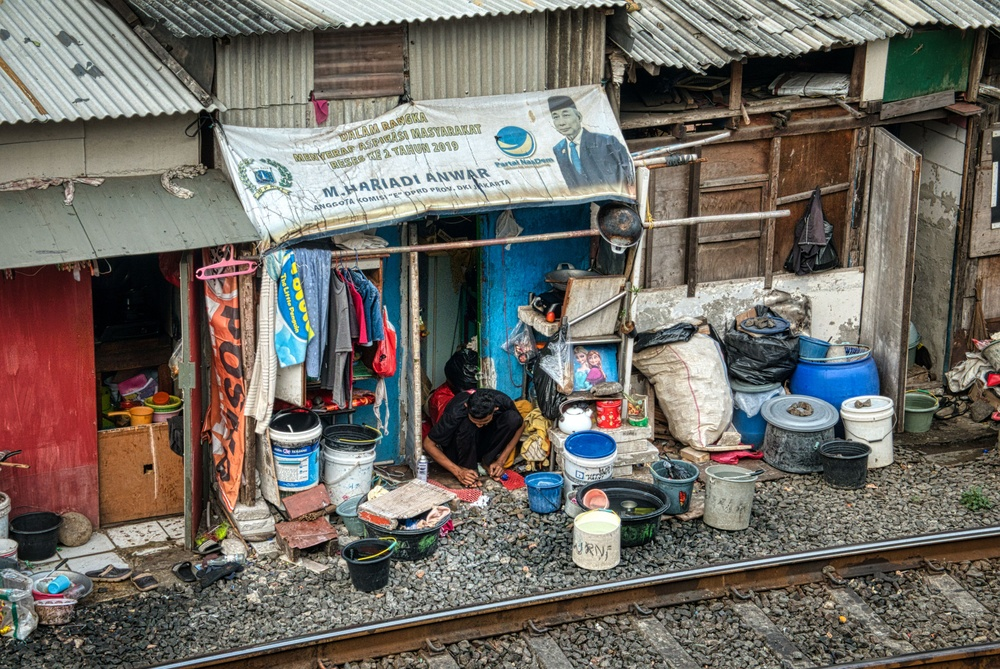
#> input picture AzzamFR/Project-DeepLearning/images/hero.jpg, 1000 x 669 px, shrunk from 5414 x 3624 before the run
$ python -i changeskincolor.py   (imports and definitions only)
#> lines starting #> are read from the running program, lines starting #| are printed output that depends on the picture; after the words box and inside, x2 and y2 are one past the last pixel; in counts of white or black regions, pixels touching at a corner belong together
#> further down, picture is the input picture: PIL image 1000x669 RGB; mean R, G, B 112.5, 108, 101.4
import gradio as gr
import numpy as np
import cv2
from PIL import Image

FIXED_OUTLINE_REDUCE = 15

def rgb_to_hex(rgb):
    r, g, b = [int(np.clip(v, 0, 255)) for v in rgb]
    return f"#{r:02X}{g:02X}{b:02X}"

# [12 lines left out: function hex_to_rgb, not called in this run]

def keep_largest_components(mask, min_area_ratio=0.0006, max_components=8):
    h, w = mask.shape[:2]
    min_area = max(150, int(h * w * min_area_ratio))

    num_labels, labels, stats, _ = cv2.connectedComponentsWithStats(
        (mask > 0).astype(np.uint8),
        8
    )

    components = []
    for i in range(1, num_labels):
        area = stats[i, cv2.CC_STAT_AREA]
        if area >= min_area:
            components.append((area, i))

    components.sort(reverse=True)

    out = np.zeros_like(mask, dtype=np.uint8)
    for _, i in components[:max_components]:
        out[labels == i] = 255

    return out

def build_person_mask(rgb):
    h, w = rgb.shape[:2]

    margin_x = max(5, int(w * 0.08))
    margin_y = max(5, int(h * 0.08))

    rect_x = margin_x
    rect_y = margin_y
    rect_w = max(1, w - 2 * margin_x)
    rect_h = max(1, h - 2 * margin_y)

    gc_mask = np.full((h, w), cv2.GC_BGD, dtype=np.uint8)
    bgd_model = np.zeros((1, 65), np.float64)
    fgd_model = np.zeros((1, 65), np.float64)

    try:
        cv2.grabCut(
            rgb,
            gc_mask,
            (rect_x, rect_y, rect_w, rect_h),
            bgd_model,
            fgd_model,
            5,
            cv2.GC_INIT_WITH_RECT
        )
        person = np.where(
            (gc_mask == cv2.GC_FGD) | (gc_mask == cv2.GC_PR_FGD),
            255,
            0
        ).astype(np.uint8)
    except cv2.error:
        person = np.zeros((h, w), dtype=np.uint8)
        person[rect_y:rect_y + rect_h, rect_x:rect_x + rect_w] = 255

    person = cv2.morphologyEx(person, cv2.MORPH_OPEN, np.ones((5, 5), np.uint8))
    person = cv2.morphologyEx(person, cv2.MORPH_CLOSE, np.ones((11, 11), np.uint8))
    person = keep_largest_components(person, min_area_ratio=0.01, max_components=1)
#> after the loop in keep_largest_components, `for _, i in components[:max_components]:`:
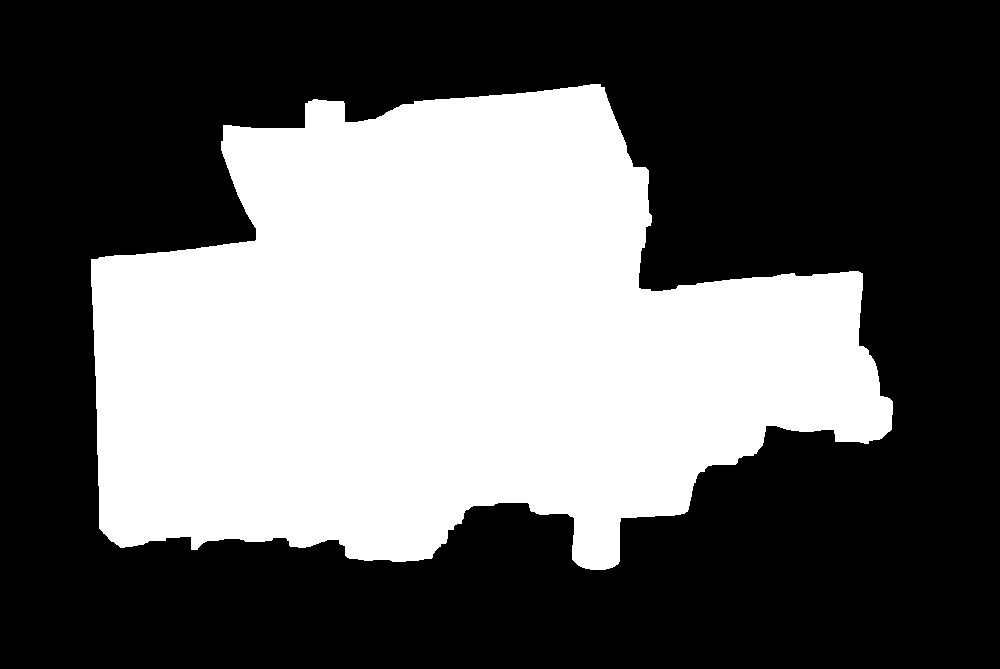
#> out: shape (669, 1000); 38.6% white; 1 white region, box (x1, y1, x2, y2) and area: (91, 84, 893, 570) 258195
    person = cv2.GaussianBlur(person, (0, 0), 3)
    person = (person > 20).astype(np.uint8) * 255

    return person

def build_initial_skin_mask(rgb):
    ycrcb = cv2.cvtColor(rgb, cv2.COLOR_RGB2YCrCb)
#> ycrcb: shape (669, 1000, 3); mean of channels 0, 1, 2 108.6, 130.8, 123.9
    hsv = cv2.cvtColor(rgb, cv2.COLOR_RGB2HSV)
#> hsv: shape (669, 1000, 3); mean H, S, V 47.1, 71, 121.6

    y, cr, cb = cv2.split(ycrcb)
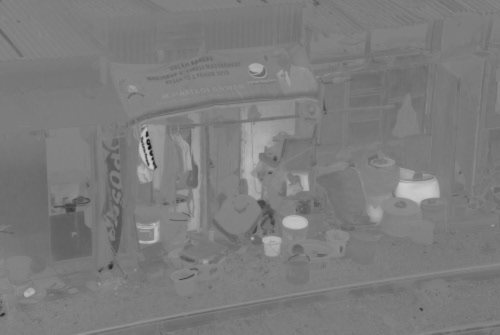
#> cb: shape (669, 1000) (shown at 1/2 size); min 11, max 204, mean 123.9
    h, s, v = cv2.split(hsv)
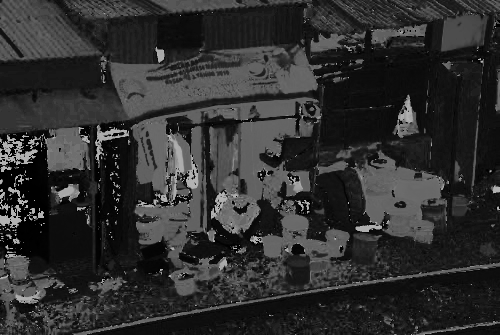
#> h: shape (669, 1000) (shown at 1/2 size); min 0, max 179, mean 47.1
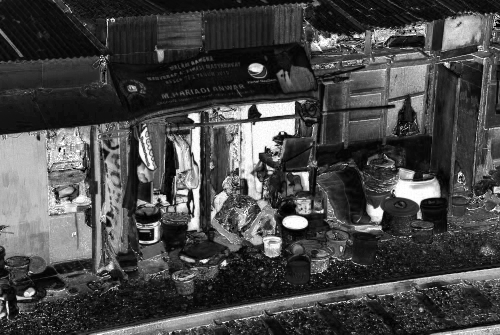
#> s: shape (669, 1000) (shown at 1/2 size); min 0, max 255, mean 71

    mask_ycrcb = (
        (cr >= 118) & (cr <= 200) &
        (cb >= 70) & (cb <= 155) &
        (y >= 35)
    )
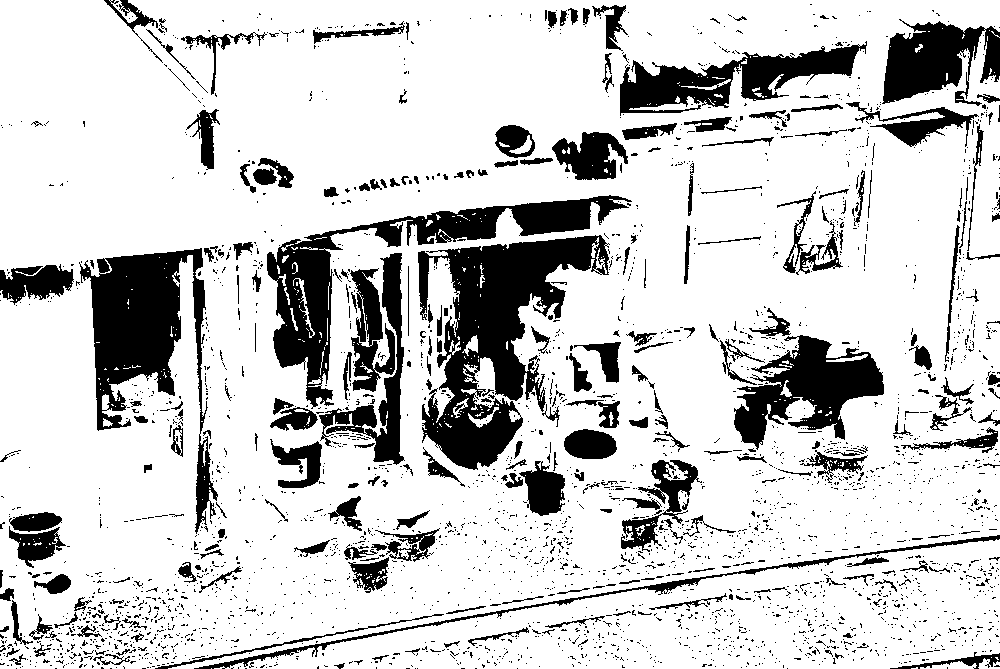
#> mask_ycrcb: shape (669, 1000) bool; 80.5% white; 3053 black regions (2771 under 20 px), largest, box (x1, y1, x2, y2) and area: (418, 235, 610, 470) 19166, (79, 248, 218, 534) 13551, (267, 195, 632, 409) 13017

    mask_hsv = (
        (h >= 0) & (h <= 50) &
        (s >= 18) & (s <= 190) &
        (v >= 35)
    )
#> mask_hsv: shape (669, 1000) bool; 51.5% white; 2895 black regions (2621 under 20 px), largest, box (x1, y1, x2, y2) and area: (142, 167, 1000, 669) 146060, (0, 0, 729, 431) 86312, (0, 508, 256, 669) 18517

    mask = (mask_ycrcb & mask_hsv).astype(np.uint8) * 255
#> mask: shape (669, 1000); 50.2% white; 2871 black regions (2606 under 20 px), largest, box (x1, y1, x2, y2) and area: (142, 167, 1000, 669) 148433, (0, 0, 729, 534) 93690, (0, 507, 256, 669) 18682
    mask = cv2.morphologyEx(mask, cv2.MORPH_OPEN, np.ones((5, 5), np.uint8))
#> mask: shape (669, 1000); 39.9% white; 358 white regions (7 under 20 px), largest, box (x1, y1, x2, y2) and area: (619, 38, 962, 432) 40378, (135, 6, 609, 128) 32506, (557, 341, 1000, 540) 24290
    mask = cv2.morphologyEx(mask, cv2.MORPH_CLOSE, np.ones((11, 11), np.uint8))
#> mask: shape (669, 1000); 47.5% white; 73 white regions (4 under 20 px), largest, box (x1, y1, x2, y2) and area: (0, 0, 1000, 657) 240568, (258, 541, 1000, 669) 44619, (0, 110, 241, 234) 19771
    mask = cv2.GaussianBlur(mask, (0, 0), 3)
    mask = (mask > 40).astype(np.uint8) * 255
#> mask: shape (669, 1000); 55.8% white; 53 black regions (6 under 20 px), largest, box (x1, y1, x2, y2) and area: (0, 196, 1000, 669) 132696, (0, 0, 638, 438) 91587, (631, 276, 896, 487) 29209

    return mask

def refine_skin_mask(rgb, init_mask, outline_reduce, restrict_mask=None):
#> called with outline_reduce = 15
    h, w = init_mask.shape[:2]

    if restrict_mask is not None:
        init_mask = cv2.bitwise_and(init_mask, restrict_mask)

    if init_mask.sum() == 0:
        return init_mask

    ys, xs = np.where(init_mask > 0)

    x1, x2 = xs.min(), xs.max()
#> x1 = 88; x2 = 896
    y1, y2 = ys.min(), ys.max()
#> y1 = 80; y2 = 573

    pad_x = max(10, int((x2 - x1) * 0.18))
#> pad_x = 145
    pad_y = max(10, int((y2 - y1) * 0.18))
#> pad_y = 88

    rx1 = max(0, x1 - pad_x)
#> rx1 = 0
    ry1 = max(0, y1 - pad_y)
#> ry1 = 0
    rx2 = min(w - 1, x2 + pad_x)
#> rx2 = 999
    ry2 = min(h - 1, y2 + pad_y)
#> ry2 = 661

    gc_mask = np.full((h, w), cv2.GC_PR_BGD, dtype=np.uint8)

    if restrict_mask is not None:
        gc_mask[restrict_mask == 0] = cv2.GC_BGD

    dilated = cv2.dilate(init_mask, np.ones((9, 9), np.uint8), iterations=1)
#> dilated: shape (669, 1000); 24.4% white; 17 white regions, largest, box (x1, y1, x2, y2) and area: (88, 76, 877, 558) 149302, (563, 481, 656, 578) 5656, (462, 333, 497, 395) 1457
    eroded = cv2.erode(init_mask, np.ones((7, 7), np.uint8), iterations=1)
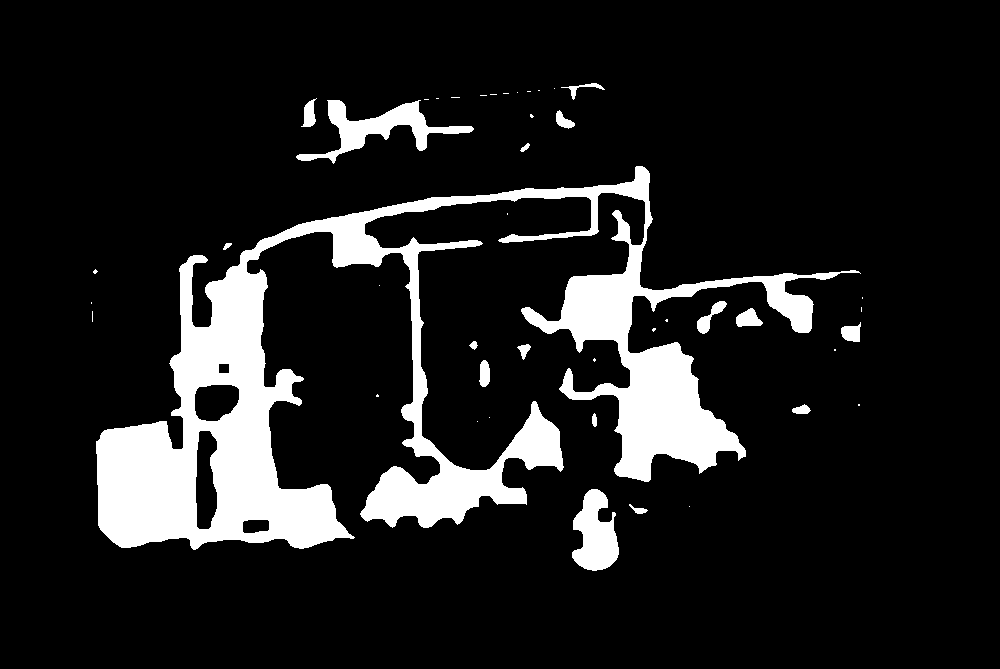
#> eroded: shape (669, 1000); 12.2% white; 44 white regions (27 under 20 px), largest, box (x1, y1, x2, y2) and area: (96, 166, 861, 550) 73470, (296, 100, 474, 164) 3205, (572, 489, 619, 571) 2529

    gc_mask[:ry1, :] = cv2.GC_BGD
    gc_mask[ry2 + 1:, :] = cv2.GC_BGD
    gc_mask[:, :rx1] = cv2.GC_BGD
    gc_mask[:, rx2 + 1:] = cv2.GC_BGD

    gc_mask[dilated > 0] = cv2.GC_PR_FGD
    gc_mask[eroded > 0] = cv2.GC_FGD

    bgd_model = np.zeros((1, 65), np.float64)
    fgd_model = np.zeros((1, 65), np.float64)

    rect = (rx1, ry1, max(1, rx2 - rx1), max(1, ry2 - ry1))
#> rect = (0, 0, 999, 661)

    try:
        cv2.grabCut(
            rgb,
            gc_mask,
            rect,
            bgd_model,
            fgd_model,
            5,
            cv2.GC_INIT_WITH_MASK
        )
    except cv2.error:
        pass

    refined = np.where(
        (gc_mask == cv2.GC_FGD) | (gc_mask == cv2.GC_PR_FGD),
        255,
        0
    ).astype(np.uint8)

    refined = cv2.morphologyEx(refined, cv2.MORPH_OPEN, np.ones((5, 5), np.uint8))
    refined = cv2.morphologyEx(refined, cv2.MORPH_CLOSE, np.ones((9, 9), np.uint8))

    if outline_reduce > 0:
        kernel_size = max(1, int(outline_reduce))
        kernel = np.ones((kernel_size, kernel_size), np.uint8)
        refined = cv2.erode(refined, kernel, iterations=1)

    if restrict_mask is not None:
        refined = cv2.bitwise_and(refined, restrict_mask)
#> refined: shape (669, 1000); 32.8% white; 1 white region, box (x1, y1, x2, y2) and area: (104, 91, 885, 563) 219676

    refined = cv2.GaussianBlur(refined, (0, 0), 3)
    refined = (refined > 35).astype(np.uint8) * 255
#> refined: shape (669, 1000); 34.2% white; 1 white region, box (x1, y1, x2, y2) and area: (101, 89, 888, 566) 228560
    refined = keep_largest_components(refined)
#> the loop in keep_largest_components (call 2), `for i in range(1, num_labels):` made 1 pass
#> area on pass 1: 228560
#> the loop in keep_largest_components (call 2), `for _, i in components[:max_components]:` made 1 pass
#> i on pass 1: 1
    refined = cv2.GaussianBlur(refined, (0, 0), 3)
    refined = (refined > 20).astype(np.uint8) * 255
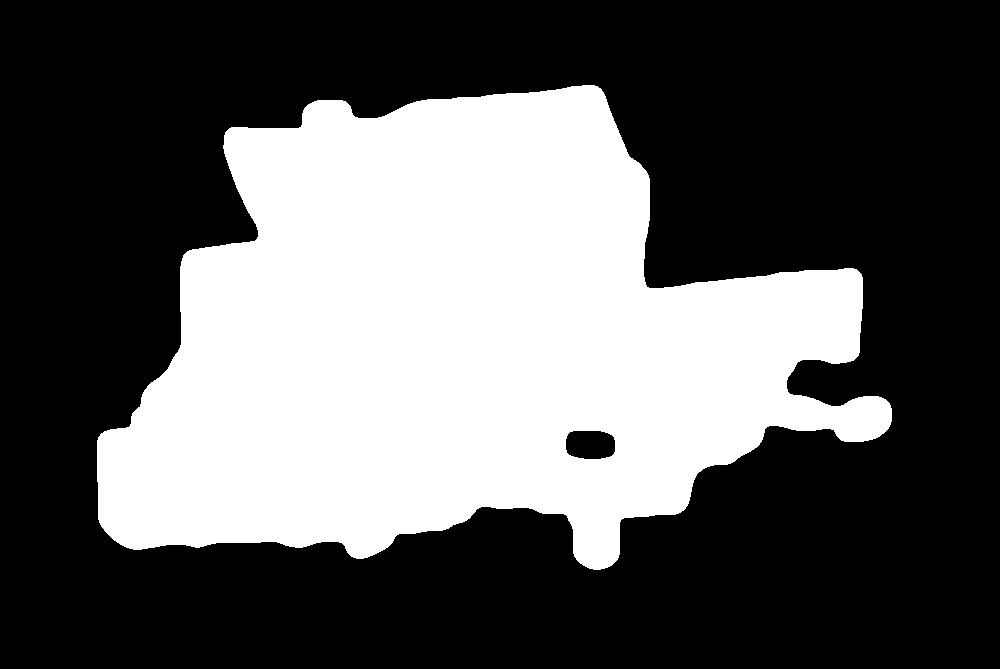
#> refined: shape (669, 1000); 35.9% white; 1 white region, box (x1, y1, x2, y2) and area: (97, 85, 892, 570) 240024

    if restrict_mask is not None:
        refined = cv2.bitwise_and(refined, restrict_mask)
#> refined: shape (669, 1000); 35.8% white; 1 white region, box (x1, y1, x2, y2) and area: (97, 85, 892, 570) 239777

    return refined

def get_person_and_skin_masks(image):
    rgb = np.array(image.convert("RGB"))
    person_mask = build_person_mask(rgb)
    init_skin_mask = build_initial_skin_mask(rgb)
    init_skin_mask = cv2.bitwise_and(init_skin_mask, person_mask)
    skin_mask = refine_skin_mask(
        rgb,
        init_skin_mask,
        FIXED_OUTLINE_REDUCE,
        restrict_mask=person_mask
    )
    return rgb, person_mask, skin_mask

# [130 lines left out: functions make_person_cutout, extract_color_from_click, estimate_reference_skin_color, apply_skin_color, not called in this run]

# [78 lines not run here, left out]

>>> from PIL import Image
>>> picture = Image.open('../../AzzamFR/Project-DeepLearning/images/hero.jpg')
>>> result = get_person_and_skin_masks(picture)

$ run again, on AzzamFR/Project-DeepLearning/images/picture.jpg
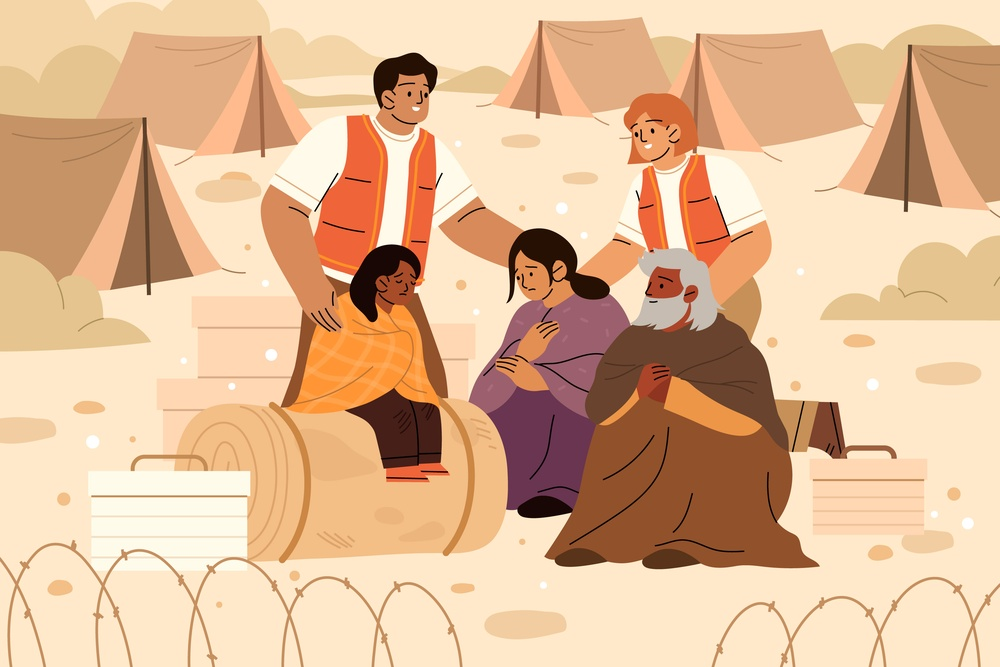
#> input picture AzzamFR/Project-DeepLearning/images/picture.jpg, 1000 x 667 px, shrunk from 3000 x 2000 before the run
#> picture is the input picture: PIL image 1000x667 RGB; mean R, G, B 225.4, 185.7, 149.8
#> person_mask: shape (667, 1000); 38.6% white; 1 white region, box (x1, y1, x2, y2) and area: (84, 49, 924, 599) 257451
#> ycrcb: shape (667, 1000, 3); mean of channels 0, 1, 2 193.5, 150.9, 103.4
#> hsv: shape (667, 1000, 3); mean H, S, V 19.8, 93.4, 225.4
#> mask_ycrcb: shape (667, 1000) bool; 95.9% white; 240 black regions (183 under 20 px), largest, box (x1, y1, x2, y2) and area: (288, 293, 422, 413) 7596, (317, 115, 384, 272) 4539, (508, 229, 609, 302) 2803
#> mask_hsv: shape (667, 1000) bool; 91.8% white; 535 black regions (441 under 20 px), largest, box (x1, y1, x2, y2) and area: (470, 229, 629, 518) 21215, (315, 115, 446, 466) 15211, (681, 155, 734, 267) 2911
#> init_skin_mask: shape (667, 1000); 31.7% white; 8 white regions, largest, box (x1, y1, x2, y2) and area: (84, 49, 924, 599) 208164, (498, 324, 556, 395) 2416, (341, 374, 354, 385) 115
#> x1 = 84; x2 = 923
#> y1 = 49; y2 = 598
#> pad_x = 151
#> pad_y = 98
#> rx1 = 0
#> rx2 = 999
#> ry2 = 666
#> dilated: shape (667, 1000); 36.8% white; 4 white regions, box (x1, y1, x2, y2) and area: (80, 45, 928, 603) 244018, (377, 339, 401, 374) 611, (337, 370, 358, 389) 371, (361, 333, 379, 351) 304
#> eroded: shape (667, 1000); 27.7% white; 23 white regions (20 under 20 px), largest, box (x1, y1, x2, y2) and area: (87, 53, 921, 596) 183113, (502, 328, 552, 392) 1620, (406, 52, 419, 54) 20
#> rect = (0, 0, 999, 666)
#> in keep_largest_components (call 2), `num_labels, labels, stats, _ = cv2.connectedComponentsWithStats( (mask..`:
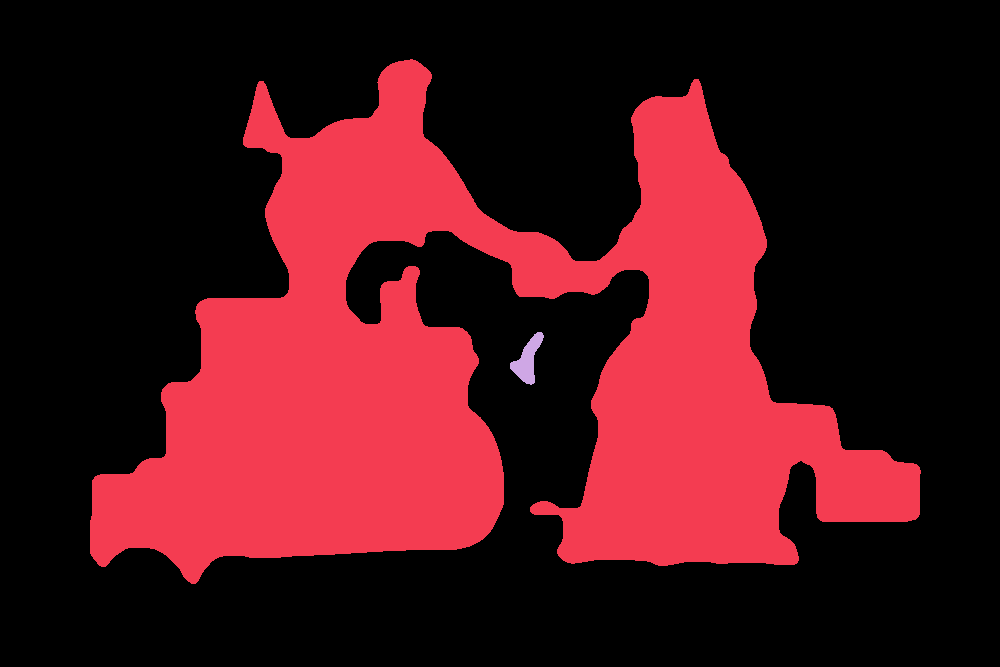
#> labels: shape (667, 1000) int32; 3 distinct labels, from 0 to 2; one colour per label, 0 black
#> num_labels = 3; stats = [[0, 0, 1000, 667, 466077], [90, 59, 831, 525, 200117], [510, 332, 34, 53, 806]]
#> the loop in keep_largest_components (call 2), `for i in range(1, num_labels):` made 2 passes
#> area on passes 1 to 2: 200117, 806
#> after the loop in keep_largest_components (call 2), `for i in range(1, num_labels):`: components = [(200117, 1), (806, 2)]
#> the loop in keep_largest_components (call 2), `for _, i in components[:max_components]:` made 2 passes
#> i on passes 1 to 2: 1, 2
#> in refine_skin_mask, `refined = (refined > 20).astype(np.uint8) * 255`:
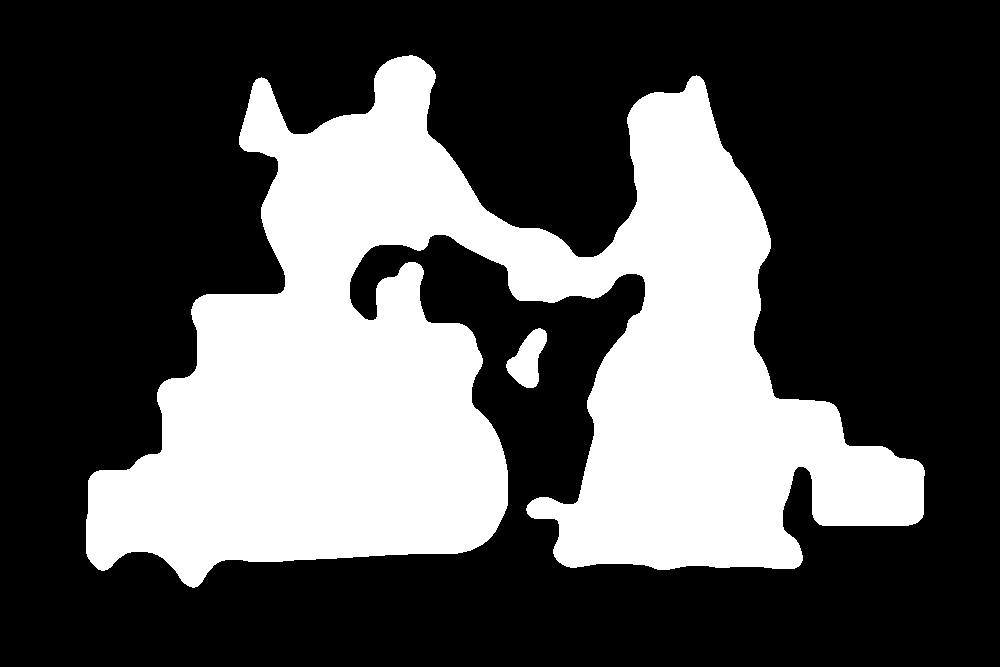
#> refined: shape (667, 1000); 32.9% white; 2 white regions, box (x1, y1, x2, y2) and area: (86, 55, 925, 588) 217820, (506, 328, 547, 388) 1397
